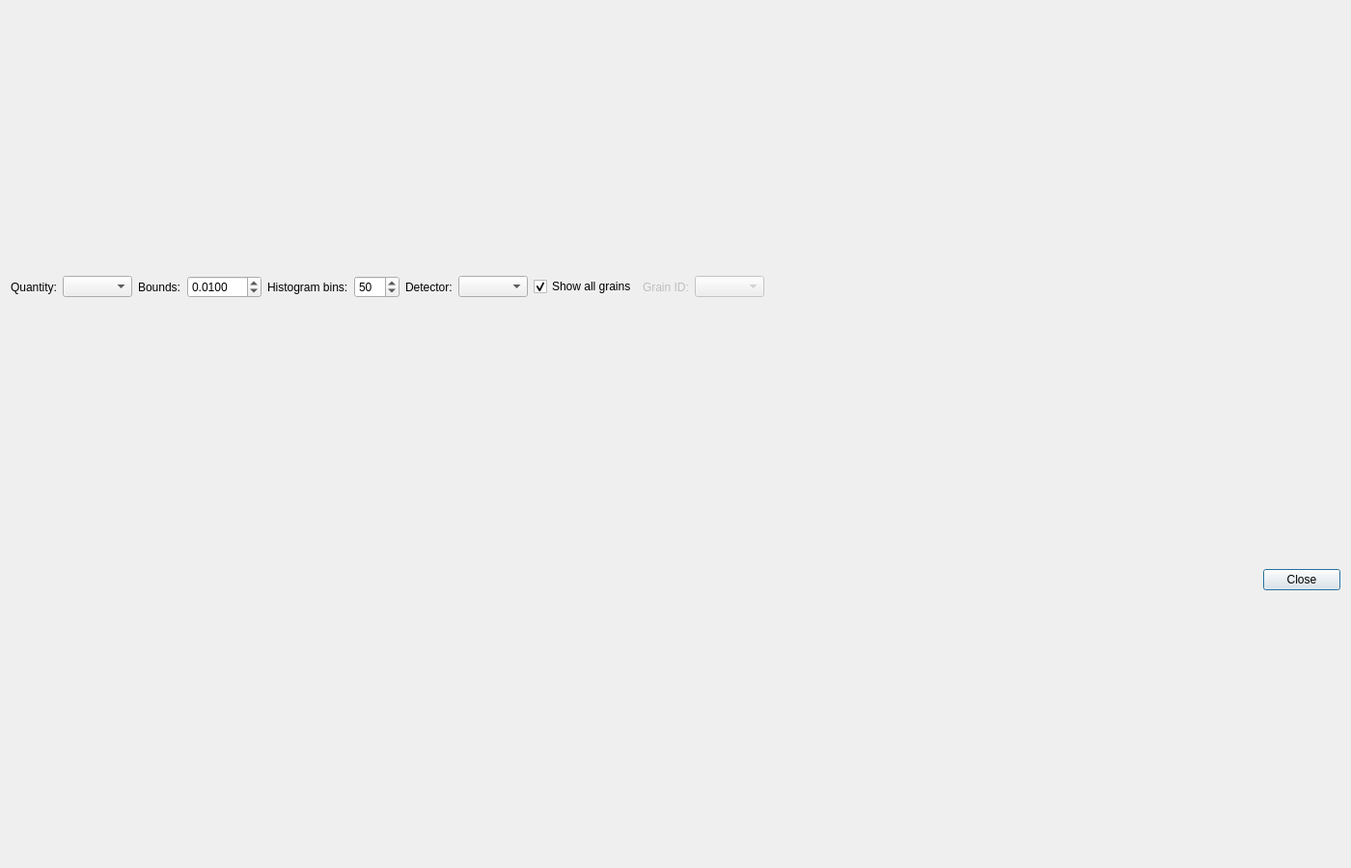
<?xml version="1.0" encoding="UTF-8"?>
<ui version="4.0">
 <class>spot_diagnostics_dialog</class>
 <widget class="QDialog" name="spot_diagnostics_dialog">
  <property name="geometry">
   <rect>
    <x>0</x>
    <y>0</y>
    <width>1400</width>
    <height>900</height>
   </rect>
  </property>
  <property name="minimumSize">
   <size>
    <width>800</width>
    <height>600</height>
   </size>
  </property>
  <property name="windowTitle">
   <string>Spot Diagnostics</string>
  </property>
  <layout class="QGridLayout" name="gridLayout">
   <item row="0" column="0">
    <widget class="QLabel" name="quantity_label">
     <property name="text">
      <string>Quantity:</string>
     </property>
    </widget>
   </item>
   <item row="0" column="1">
    <widget class="QComboBox" name="quantity">
     <property name="sizeAdjustPolicy">
      <enum>QComboBox::AdjustToContents</enum>
     </property>
    </widget>
   </item>
   <item row="0" column="2">
    <widget class="QLabel" name="bounds_label">
     <property name="text">
      <string>Bounds:</string>
     </property>
    </widget>
   </item>
   <item row="0" column="3">
    <widget class="QDoubleSpinBox" name="bounds">
     <property name="decimals">
      <number>4</number>
     </property>
     <property name="minimum">
      <double>0.000100000000000</double>
     </property>
     <property name="maximum">
      <double>100.000000000000000</double>
     </property>
     <property name="singleStep">
      <double>0.010000000000000</double>
     </property>
     <property name="value">
      <double>0.010000000000000</double>
     </property>
    </widget>
   </item>
   <item row="0" column="4">
    <widget class="QLabel" name="histogram_bins_label">
     <property name="text">
      <string>Histogram bins:</string>
     </property>
    </widget>
   </item>
   <item row="0" column="5">
    <widget class="QSpinBox" name="histogram_bins">
     <property name="minimum">
      <number>5</number>
     </property>
     <property name="maximum">
      <number>500</number>
     </property>
     <property name="value">
      <number>50</number>
     </property>
    </widget>
   </item>
   <item row="0" column="6">
    <widget class="QLabel" name="detector_label">
     <property name="text">
      <string>Detector:</string>
     </property>
    </widget>
   </item>
   <item row="0" column="7">
    <widget class="QComboBox" name="detector">
     <property name="styleSheet">
      <string notr="true">combobox-popup: 0;</string>
     </property>
     <property name="sizeAdjustPolicy">
      <enum>QComboBox::AdjustToContents</enum>
     </property>
    </widget>
   </item>
   <item row="0" column="8">
    <widget class="QCheckBox" name="show_all_grains">
     <property name="text">
      <string>Show all grains</string>
     </property>
     <property name="checked">
      <bool>true</bool>
     </property>
    </widget>
   </item>
   <item row="0" column="9">
    <widget class="QLabel" name="grain_id_label">
     <property name="enabled">
      <bool>false</bool>
     </property>
     <property name="text">
      <string>Grain ID:</string>
     </property>
    </widget>
   </item>
   <item row="0" column="10">
    <widget class="QComboBox" name="grain_id">
     <property name="enabled">
      <bool>false</bool>
     </property>
     <property name="styleSheet">
      <string notr="true">combobox-popup: 0;</string>
     </property>
     <property name="sizeAdjustPolicy">
      <enum>QComboBox::AdjustToContents</enum>
     </property>
    </widget>
   </item>
   <item row="0" column="11">
    <spacer name="horizontal_spacer">
     <property name="orientation">
      <enum>Qt::Horizontal</enum>
     </property>
     <property name="sizeHint" stdset="0">
      <size>
       <width>40</width>
       <height>20</height>
      </size>
     </property>
    </spacer>
   </item>
   <item row="1" column="0" colspan="12">
    <layout class="QVBoxLayout" name="canvas_layout"/>
   </item>
   <item row="2" column="0" colspan="12">
    <widget class="QDialogButtonBox" name="button_box">
     <property name="standardButtons">
      <set>QDialogButtonBox::Close</set>
     </property>
    </widget>
   </item>
  </layout>
 </widget>
 <tabstops>
  <tabstop>quantity</tabstop>
  <tabstop>bounds</tabstop>
  <tabstop>histogram_bins</tabstop>
  <tabstop>detector</tabstop>
  <tabstop>show_all_grains</tabstop>
  <tabstop>grain_id</tabstop>
 </tabstops>
 <resources/>
 <connections>
  <connection>
   <sender>button_box</sender>
   <signal>rejected()</signal>
   <receiver>spot_diagnostics_dialog</receiver>
   <slot>reject()</slot>
   <hints>
    <hint type="sourcelabel">
     <x>700</x>
     <y>874</y>
    </hint>
    <hint type="destinationlabel">
     <x>700</x>
     <y>449</y>
    </hint>
   </hints>
  </connection>
 </connections>
</ui>
